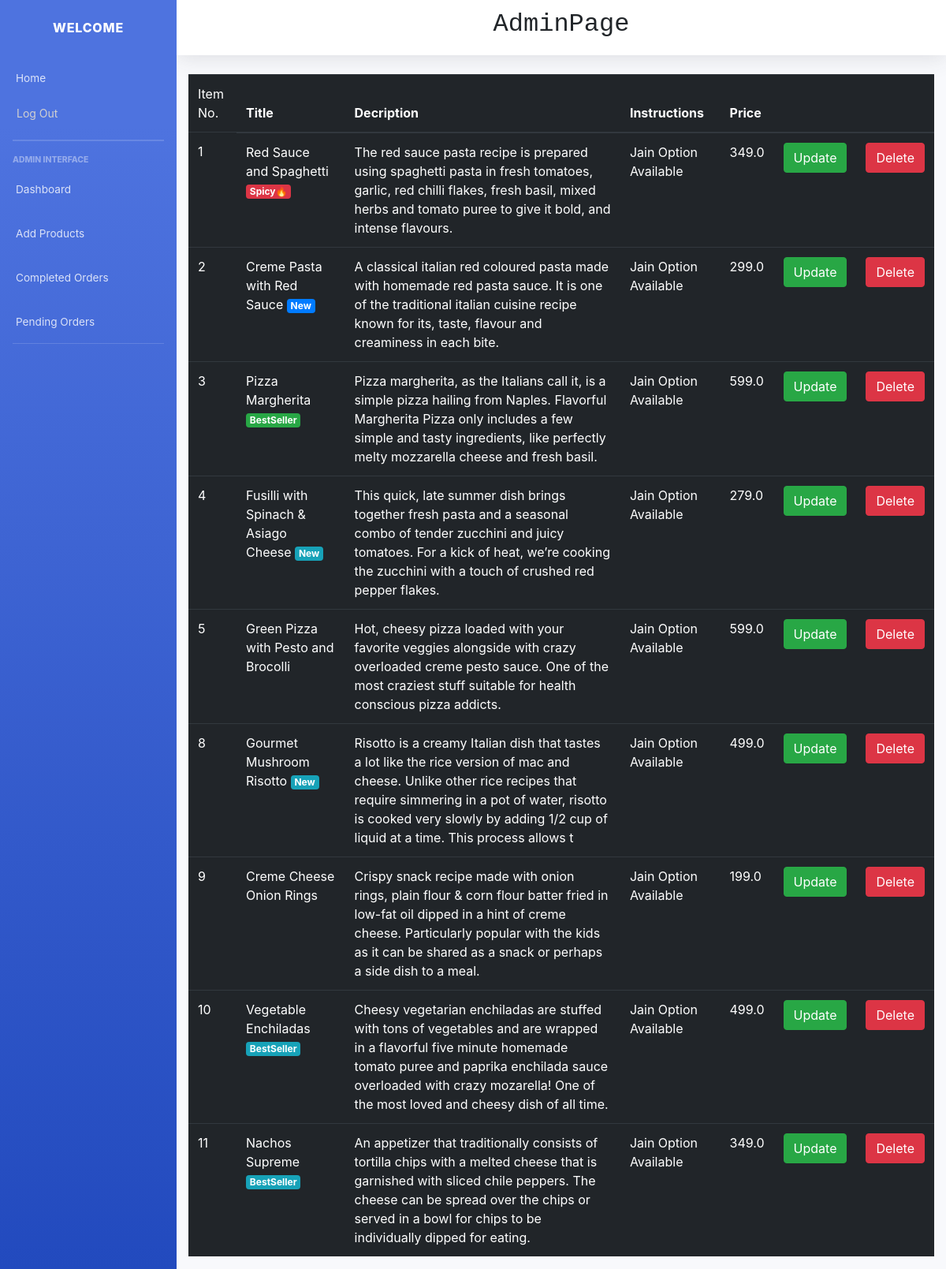
/item_list/ (signed in), run on the app's committed database.
### main/models.py (models this page shows, shortened)
class Item(models.Model):
    LABELS = (
        ('BestSeller', 'BestSeller'),
        ('New', 'New'),
        ('Spicy🔥', 'Spicy🔥'),
    )
    LABEL_COLOUR = (
        ('danger', 'danger'),
        ('success', 'success'),
        ('primary', 'primary'),
        ('info', 'info')
    )
    title = models.CharField(max_length=150)
    description = models.CharField(max_length=250,blank=True)
    price = models.FloatField()
    instructions = models.CharField(max_length=250,default="Jain Option Available")
    image = models.ImageField(default='default.png', upload_to='images/')
    labels = models.CharField(max_length=25, choices=LABELS, blank=True)
    label_colour = models.CharField(max_length=15, choices=LABEL_COLOUR, blank=True)
    slug = models.SlugField(default="sushi_name")
    created_by = models.ForeignKey(User, on_delete=models.CASCADE)

### main/decorators.py (the view)
    def wrapper_func(request, *args, **kwargs):
        group = Group.objects.get(user = request.user)
        if group.name == 'admin_owner':
            return view_func(request, *args, **kwargs)
        else:
            return redirect('/')

### main/views.py (called while the page is built)
@login_required(login_url='/accounts/login/')
@admin_required
def item_list(request):
    items = Item.objects.filter(created_by=request.user)
    context = {
        'items':items
    }
    return render(request, 'main/item_list.html', context)

### main/templates/main/item_list.html
{% extends "main/layout2.html" %}
{% block content %}
<div class="cart">
    <div class="row">
        <div class="col-sm-12">
            {% if items %}
            <div class="table-responsive">
                <table class="table table-dark">
                    <thead>
                    <tr>
                        <td scope="col">Item No.</td>
                        <th scope="col">Title</th>
                        <th scope="col">Decription</th>
                        <th scope="col">Instructions</th>
                        <th scope="col">Price</th>
                        <th></th>
                        <th></th>
                    </tr>
                    </thead>
                    <tbody>
                        {% for item in items %}
                    <tr>
                        <td>{{ item.id }}</td>
                        <td>{{ item.title }} <span class="badge badge-{{ item.label_colour }}">{{ item.labels }}</span></td></td>
                        <td>{{ item.description }}</td>
                        <td>{{ item.instructions }}</td>
                        <td>{{ item.price }}</td>
                        <td><a class="btn btn-success" href="{% url 'main:item-update' item.slug %}">Update</a></td>
                        <td><a class="btn btn-danger" href="{% url 'main:item-delete' item.slug %}">Delete</a></td>
                    </tr>
                        {% endfor %}
                    </tbody>
                </table>
            </div>
            {% else %}
            <h4 class="text-center">Sorry, you have not ordered any item yet!!!</h4>
            {% endif %}
        </div>
    </div>
</div>
{% endblock content %}

### data on the page
Item: id "1", title "Red Sauce and Spaghetti", labels "Spicy🔥", description "The red sauce pasta recipe is prepared using spaghetti pasta in fresh tomatoes, garlic, red chilli flakes, fresh basil, mixed herbs and tomato puree to give it bold, and intense flavours.", instructions "Jain Option Available", price "349.0"
Item: id "2", title "Creme Pasta with Red Sauce", labels "New", description "A classical italian red coloured pasta made with homemade red pasta sauce. It is one of the traditional italian cuisine recipe known for its, taste, flavour and creaminess in each bite.", instructions "Jain Option Available", price "299.0"
Item: id "3", title "Pizza Margherita", labels "BestSeller", description "Pizza margherita, as the Italians call it, is a simple pizza hailing from Naples. Flavorful Margherita Pizza only includes a few simple and tasty ingredients, like perfectly melty mozzarella cheese and fresh basil.", instructions "Jain Option Available", price "599.0"
Item: id "4", title "Fusilli with Spinach & Asiago Cheese", labels "New", description "This quick, late summer dish brings together fresh pasta and a seasonal combo of tender zucchini and juicy tomatoes. For a kick of heat, we’re cooking the zucchini with a touch of crushed red pepper flakes.", instructions "Jain Option Available", price "279.0"
Item: id "5", title "Green Pizza with Pesto and Brocolli", description "Hot, cheesy pizza loaded with your favorite veggies alongside with crazy overloaded creme pesto sauce. One of the most craziest stuff suitable for health conscious pizza addicts.", instructions "Jain Option Available", price "599.0"
Item: id "8", title "Gourmet Mushroom Risotto", labels "New", description "Risotto is a creamy Italian dish that tastes a lot like the rice version of mac and cheese. Unlike other rice recipes that require simmering in a pot of water, risotto is cooked very slowly by adding 1/2 cup of liquid at a time. This process allows t", instructions "Jain Option Available", price "499.0"
Item: id "9", title "Creme Cheese Onion Rings", description "Crispy snack recipe made with onion rings, plain flour & corn flour batter fried in low-fat oil dipped in a hint of creme cheese. Particularly popular with the kids as it can be shared as a snack or perhaps a side dish to a meal.", instructions "Jain Option Available", price "199.0"
Item: id "10", title "Vegetable Enchiladas", labels "BestSeller", description "Cheesy vegetarian enchiladas are stuffed with tons of vegetables and are wrapped in a flavorful five minute homemade tomato puree and paprika enchilada sauce overloaded with crazy mozarella! One of the most loved and cheesy dish of all time.", instructions "Jain Option Available", price "499.0"
Item: id "11", title "Nachos Supreme", labels "BestSeller", description "An appetizer that traditionally consists of tortilla chips with a melted cheese that is garnished with sliced chile peppers. The cheese can be spread over the chips or served in a bowl for chips to be individually dipped for eating.", instructions "Jain Option Available", price "349.0"
